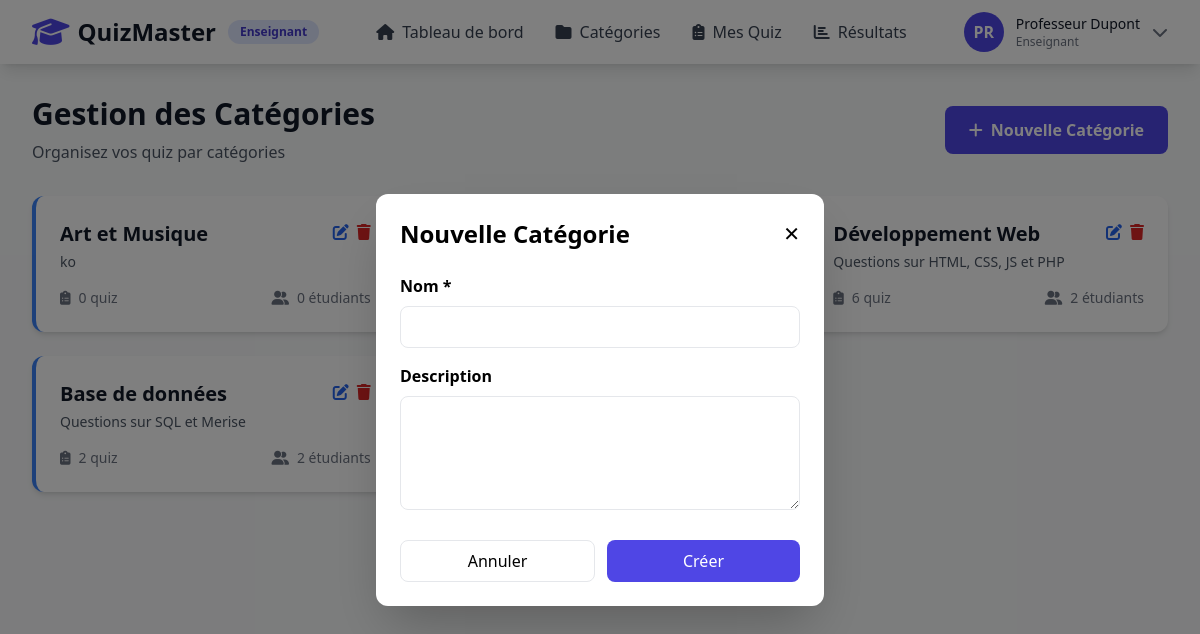
The page /enseignant/categories/categories.php?openModal=1 (signed in) on the database its author committed.
### tables this page shows
CREATE TABLE `categories` (
  `id_categorie` int(11) NOT NULL,
  `nom_categorie` varchar(255) NOT NULL,
  `description` text DEFAULT NULL,
  `createdBy` int(11) DEFAULT NULL,
  `createdAtCat` datetime DEFAULT current_timestamp(),
  `updatedAt` datetime DEFAULT current_timestamp() ON UPDATE current_timestamp()
);

### enseignant/categories/categories.php (the view, shortened to what this page needs)
<?php
require __DIR__ . "/../../includes/header.php";
require __DIR__ . "/../../config/database.php";
$categories = $pdo->query("SELECT * FROM categories ORDER BY createdAtCat DESC")->fetchAll(PDO::FETCH_ASSOC);
$statQuiz = $pdo->prepare("SELECT COUNT(*) FROM quiz WHERE id_categorie =?");
$statEtudiants = $pdo->prepare("SELECT COUNT(DISTINCT r.id_etudiant) FROM resultats r JOIN quiz q ON q.id_quiz = r.id_quiz WHERE q.id_categorie = ?");
?>
<div id="categories" class="section-content ">
    <div class="max-w-7xl mx-auto px-4 sm:px-6 lg:px-8 py-8">
        <div class="flex justify-between items-center mb-8">
            <div>
                <h2 class="text-3xl font-bold text-gray-900">Gestion des Catégories</h2>
                <p class="text-gray-600 mt-2">Organisez vos quiz par catégories</p>
            </div>
            <a href="?openModal=1"
                class="bg-indigo-600 text-white px-6 py-3 rounded-lg font-semibold hover:bg-indigo-700 transition">
                <i class="fas fa-plus mr-2"></i>Nouvelle Catégorie
            </a>
        </div>
        <div class="grid grid-cols-1 md:grid-cols-3 gap-6">
            <?php foreach ($categories as $catg) { ?>
                <?php
                $statQuiz->execute([$catg['id_categorie']]);
                $totQuiz = $statQuiz->fetchColumn();
                $statEtudiants->execute([$catg['id_categorie']]);
                $totEtudiants = $statEtudiants->fetchColumn();
                ?>
                <div class="bg-white rounded-xl shadow-md p-6 border-l-4 border-blue-500">
                    <div class="flex justify-between items-start mb-4">
                        <div>
                            <h3 class="text-xl font-bold text-gray-900"><?= $catg['nom_categorie'] ?></h3>
                            <p class="text-gray-600 text-sm mt-1"><?= $catg['description'] ?></p>
                        </div>
                        <div class="flex gap-2">
                            <a href="categories.php?edit=<?= $catg['id_categorie'] ?>"
                            class="text-blue-600 hover:text-blue-700">
                                <i class="fas fa-edit"></i>
                            </a>
                            <form action="/qodex/enseignant/categories/deleteCategory.php"
                                method="POST"
                                onsubmit="return confirm('Voulez-vous vraiment supprimer cette catégorie ?');">
                                <button type="submit" class="text-red-600 hover:text-red-700">
                                    <i class="fas fa-trash"></i>
                                </button>
                            </form>
                        </div>
                    </div>
                    <div class="flex items-center justify-between text-sm">
                        <span class="text-gray-500"><i class="fas fa-clipboard-list mr-2"></i><?= $totQuiz ?> quiz</span>
                        <span class="text-gray-500"><i class="fas fa-user-friends mr-2"></i><?= $totEtudiants ?> étudiants</span>
                    </div>
                </div>
            <?php } ?>
        </div>
    </div>
</div>
<div id="createCategoryModal" class="fixed inset-0 bg-black bg-opacity-50 <?= isset($_GET['openModal']) ? 'flex' : 'hidden' ?> items-center justify-center z-50">
    <div class="bg-white rounded-xl shadow-2xl max-w-md w-full mx-4">
        <div class="p-6">
            <div class="flex justify-between items-center mb-6">
                <h3 class="text-2xl font-bold">Nouvelle Catégorie</h3>
                <a href="categories.php" class="text-xl">✕</a>
            </div>
            <form method="POST" action="/qodex/enseignant/categories/createCategory.php">
                <div class="mb-4">
                    <label class="block font-semibold mb-2">
                        Nom *
                    </label>
                    <input type="text" name="nom_categorie" required
                        class="w-full border rounded-lg px-4 py-2">
                </div>
                <div class="mb-6">
                    <label class="block font-semibold mb-2">
                        Description
                    </label>
                    <textarea name="description" rows="4"
                        class="w-full border rounded-lg px-4 py-2"></textarea>
                </div>
                <div class="flex gap-3">
                    <button type="button"
                        onclick="closeModal('createCategoryModal')"
                        class="flex-1 border rounded-lg py-2">
                        Annuler
                    </button>
                    <button type="submit"
                        name="create_category"
                        class="flex-1 bg-indigo-600 text-white rounded-lg py-2">
                        Créer
                    </button>
                </div>
            </form>
        </div>
    </div>
</div>

### rows shown on the page
categories: nom_categorie "Art et Musique", description "ko", totQuiz "0", totEtudiants "0"
categories: nom_categorie "Développement Web", description "Questions sur HTML, CSS, JS et PHP", totQuiz "6", totEtudiants "2"
categories: nom_categorie "Base de données", description "Questions sur SQL et Merise", totQuiz "2", totEtudiants "2"

### other values the page prints
$initials "PR"
$_SESSION['nom'] "Professeur Dupont"
